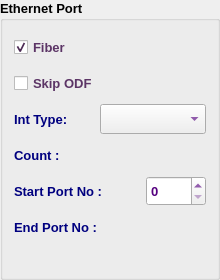
               <widget class="QGroupBox" name="eGB">
                <property name="minimumSize">
                 <size>
                  <width>220</width>
                  <height>280</height>
                 </size>
                </property>
                <property name="maximumSize">
                 <size>
                  <width>220</width>
                  <height>280</height>
                 </size>
                </property>
                <property name="font">
                 <font>
                  <family>Tahoma</family>
                  <pointsize>10</pointsize>
                  <weight>75</weight>
                  <bold>true</bold>
                 </font>
                </property>
                <property name="styleSheet">
                 <string notr="true"/>
                </property>
                <property name="title">
                 <string>Ethernet Port</string>
                </property>
                <property name="flat">
                 <bool>true</bool>
                </property>
                <layout class="QVBoxLayout" name="verticalLayout_2">
                 <item>
                  <layout class="QHBoxLayout" name="horizontalLayout_31">
                   <item>
                    <widget class="QCheckBox" name="eODFChB">
                     <property name="minimumSize">
                      <size>
                       <width>0</width>
                       <height>30</height>
                      </size>
                     </property>
                     <property name="maximumSize">
                      <size>
                       <width>16777215</width>
                       <height>30</height>
                      </size>
                     </property>
                     <property name="font">
                      <font>
                       <weight>75</weight>
                       <bold>true</bold>
                      </font>
                     </property>
                     <property name="styleSheet">
                      <string notr="true">color: rgb(92, 53, 102);</string>
                     </property>
                     <property name="text">
                      <string>Fiber</string>
                     </property>
                     <property name="checked">
                      <bool>true</bool>
                     </property>
                    </widget>
                   </item>
                  </layout>
                 </item>
                 <item>
                  <widget class="QCheckBox" name="eSkipODFChB">
                   <property name="minimumSize">
                    <size>
                     <width>0</width>
                     <height>30</height>
                    </size>
                   </property>
                   <property name="maximumSize">
                    <size>
                     <width>16777215</width>
                     <height>30</height>
                    </size>
                   </property>
                   <property name="font">
                    <font>
                     <weight>75</weight>
                     <bold>true</bold>
                    </font>
                   </property>
                   <property name="styleSheet">
                    <string notr="true">color: rgb(92, 53, 102);</string>
                   </property>
                   <property name="text">
                    <string>Skip ODF </string>
                   </property>
                   <property name="checked">
                    <bool>false</bool>
                   </property>
                  </widget>
                 </item>
                 <item>
                  <layout class="QHBoxLayout" name="horizontalLayout_22">
                   <item>
                    <widget class="QLabel" name="label_26">
                     <property name="sizePolicy">
                      <sizepolicy hsizetype="Preferred" vsizetype="Preferred">
                       <horstretch>0</horstretch>
                       <verstretch>0</verstretch>
                      </sizepolicy>
                     </property>
                     <property name="minimumSize">
                      <size>
                       <width>80</width>
                       <height>30</height>
                      </size>
                     </property>
                     <property name="maximumSize">
                      <size>
                       <width>110</width>
                       <height>30</height>
                      </size>
                     </property>
                     <property name="font">
                      <font>
                       <family>Tahoma</family>
                       <pointsize>10</pointsize>
                       <weight>75</weight>
                       <bold>true</bold>
                      </font>
                     </property>
                     <property name="styleSheet">
                      <string notr="true">color: rgb(0, 0, 127);</string>
                     </property>
                     <property name="text">
                      <string>Int Type:</string>
                     </property>
                    </widget>
                   </item>
                   <item>
                    <widget class="QComboBox" name="ethIntTypeCB">
                     <property name="sizePolicy">
                      <sizepolicy hsizetype="Expanding" vsizetype="Fixed">
                       <horstretch>0</horstretch>
                       <verstretch>0</verstretch>
                      </sizepolicy>
                     </property>
                     <property name="minimumSize">
                      <size>
                       <width>90</width>
                       <height>30</height>
                      </size>
                     </property>
                     <property name="maximumSize">
                      <size>
                       <width>16777215</width>
                       <height>30</height>
                      </size>
                     </property>
                     <property name="font">
                      <font>
                       <weight>75</weight>
                       <bold>true</bold>
                      </font>
                     </property>
                     <property name="styleSheet">
                      <string notr="true">color: rgb(85, 0, 127);</string>
                     </property>
                    </widget>
                   </item>
                  </layout>
                 </item>
                 <item>
                  <layout class="QHBoxLayout" name="horizontalLayout_20">
                   <item>
                    <widget class="QLabel" name="label_9">
                     <property name="sizePolicy">
                      <sizepolicy hsizetype="Expanding" vsizetype="Preferred">
                       <horstretch>0</horstretch>
                       <verstretch>0</verstretch>
                      </sizepolicy>
                     </property>
                     <property name="minimumSize">
                      <size>
                       <width>100</width>
                       <height>30</height>
                      </size>
                     </property>
                     <property name="maximumSize">
                      <size>
                       <width>200</width>
                       <height>30</height>
                      </size>
                     </property>
                     <property name="font">
                      <font>
                       <family>Tahoma</family>
                       <pointsize>10</pointsize>
                       <weight>75</weight>
                       <bold>true</bold>
                      </font>
                     </property>
                     <property name="styleSheet">
                      <string notr="true">color: rgb(0, 0, 127);</string>
                     </property>
                     <property name="text">
                      <string>Count :</string>
                     </property>
                    </widget>
                   </item>
                   <item>
                    <widget class="QLabel" name="eCountLbl">
                     <property name="minimumSize">
                      <size>
                       <width>60</width>
                       <height>30</height>
                      </size>
                     </property>
                     <property name="maximumSize">
                      <size>
                       <width>60</width>
                       <height>30</height>
                      </size>
                     </property>
                     <property name="font">
                      <font>
                       <family>Tahoma</family>
                       <pointsize>10</pointsize>
                       <weight>75</weight>
                       <bold>true</bold>
                      </font>
                     </property>
                     <property name="styleSheet">
                      <string notr="true">color: rgb(85, 0, 127);</string>
                     </property>
                     <property name="text">
                      <string/>
                     </property>
                    </widget>
                   </item>
                  </layout>
                 </item>
                 <item>
                  <layout class="QHBoxLayout" name="horizontalLayout_15">
                   <item>
                    <widget class="QLabel" name="label_11">
                     <property name="sizePolicy">
                      <sizepolicy hsizetype="Expanding" vsizetype="Preferred">
                       <horstretch>0</horstretch>
                       <verstretch>0</verstretch>
                      </sizepolicy>
                     </property>
                     <property name="minimumSize">
                      <size>
                       <width>100</width>
                       <height>30</height>
                      </size>
                     </property>
                     <property name="maximumSize">
                      <size>
                       <width>200</width>
                       <height>30</height>
                      </size>
                     </property>
                     <property name="font">
                      <font>
                       <family>Tahoma</family>
                       <pointsize>10</pointsize>
                       <weight>75</weight>
                       <bold>true</bold>
                      </font>
                     </property>
                     <property name="styleSheet">
                      <string notr="true">color: rgb(0, 0, 127);</string>
                     </property>
                     <property name="text">
                      <string>Start Port No :</string>
                     </property>
                    </widget>
                   </item>
                   <item>
                    <widget class="QSpinBox" name="eStartSB">
                     <property name="sizePolicy">
                      <sizepolicy hsizetype="Minimum" vsizetype="Preferred">
                       <horstretch>0</horstretch>
                       <verstretch>0</verstretch>
                      </sizepolicy>
                     </property>
                     <property name="minimumSize">
                      <size>
                       <width>60</width>
                       <height>30</height>
                      </size>
                     </property>
                     <property name="maximumSize">
                      <size>
                       <width>60</width>
                       <height>30</height>
                      </size>
                     </property>
                     <property name="font">
                      <font>
                       <family>Tahoma</family>
                       <pointsize>10</pointsize>
                       <weight>75</weight>
                       <bold>true</bold>
                      </font>
                     </property>
                     <property name="styleSheet">
                      <string notr="true">color: rgb(85, 0, 127);</string>
                     </property>
                    </widget>
                   </item>
                  </layout>
                 </item>
                 <item>
                  <layout class="QHBoxLayout" name="horizontalLayout_21">
                   <item>
                    <widget class="QLabel" name="label_12">
                     <property name="sizePolicy">
                      <sizepolicy hsizetype="Expanding" vsizetype="Preferred">
                       <horstretch>0</horstretch>
                       <verstretch>0</verstretch>
                      </sizepolicy>
                     </property>
                     <property name="minimumSize">
                      <size>
                       <width>100</width>
                       <height>30</height>
                      </size>
                     </property>
                     <property name="maximumSize">
                      <size>
                       <width>200</width>
                       <height>30</height>
                      </size>
                     </property>
                     <property name="font">
                      <font>
                       <family>Tahoma</family>
                       <pointsize>10</pointsize>
                       <weight>75</weight>
                       <bold>true</bold>
                      </font>
                     </property>
                     <property name="styleSheet">
                      <string notr="true">color: rgb(0, 0, 127);</string>
                     </property>
                     <property name="text">
                      <string>End Port No :</string>
                     </property>
                    </widget>
                   </item>
                   <item>
                    <widget class="QLabel" name="eEndLbl">
                     <property name="minimumSize">
                      <size>
                       <width>60</width>
                       <height>30</height>
                      </size>
                     </property>
                     <property name="maximumSize">
                      <size>
                       <width>60</width>
                       <height>30</height>
                      </size>
                     </property>
                     <property name="font">
                      <font>
                       <family>Tahoma</family>
                       <pointsize>10</pointsize>
                       <weight>75</weight>
                       <bold>true</bold>
                      </font>
                     </property>
                     <property name="styleSheet">
                      <string notr="true">color: rgb(85, 0, 127);</string>
                     </property>
                     <property name="text">
                      <string/>
                     </property>
                    </widget>
                   </item>
                  </layout>
                 </item>
                 <item>
                  <spacer name="verticalSpacer_2">
                   <property name="orientation">
                    <enum>Qt::Vertical</enum>
                   </property>
                   <property name="sizeHint" stdset="0">
                    <size>
                     <width>20</width>
                     <height>40</height>
                    </size>
                   </property>
                  </spacer>
                 </item>
                </layout>
               </widget>
